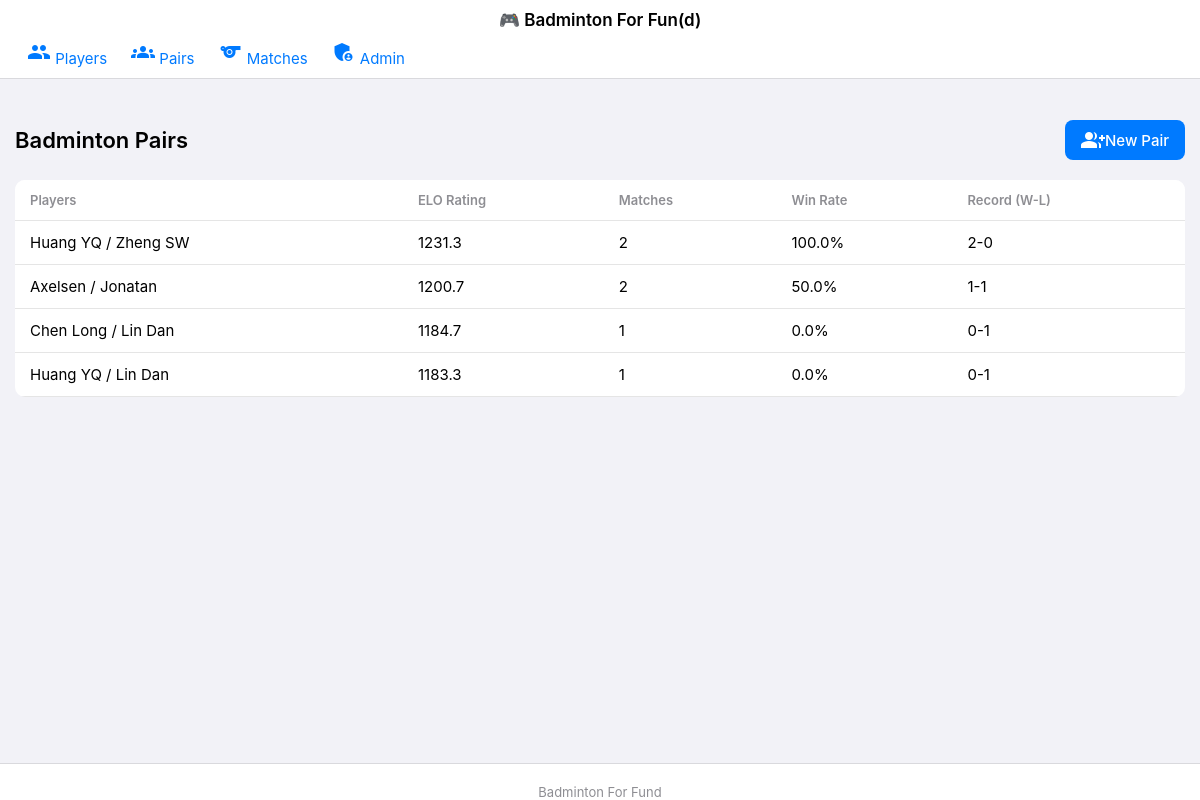
Screenshot of /pairs with the database file from the repository.
### app.py (models this page shows, shortened)
class Pair(db.Model):
    id = db.Column(db.Integer, primary_key=True)
    player1_id = db.Column(db.Integer, db.ForeignKey('player.id'), nullable=False)
    player2_id = db.Column(db.Integer, db.ForeignKey('player.id'), nullable=False)
    created_date = db.Column(db.DateTime, default=datetime.utcnow)
    elo_rating = db.Column(db.Float, default=1200.0)
    player1 = db.relationship('Player', foreign_keys=[player1_id])
    player2 = db.relationship('Player', foreign_keys=[player2_id])
    __table_args__ = (
        db.UniqueConstraint('player1_id', 'player2_id', name='unique_pair'),
    )

class Player(db.Model):
    id = db.Column(db.Integer, primary_key=True)
    name = db.Column(db.String(80), nullable=False, unique=True)
    sex = db.Column(db.Enum(Sex), nullable=False, default=Sex.U)
    join_date = db.Column(db.DateTime, default=datetime.utcnow)
    is_active = db.Column(db.Boolean, default=True)
    elo_rating = db.Column(db.Float, default=1200.0)

### app.py (the view)
@app.route('/pairs')
def pairs():
    try:
        pairs = Pair.query.all()
        for pair in pairs:
            wins = DoubleMatch.query.filter(
                DoubleMatch.winner_pair_id == pair.id
            ).count()
            total_matches = DoubleMatch.query.filter(
                (DoubleMatch.team1_pair_id == pair.id) |
                (DoubleMatch.team2_pair_id == pair.id)
            ).count()
            pair.wins = wins
            pair.losses = total_matches - wins
            pair.total_matches = total_matches
            pair.win_rate = (wins / total_matches * 100) if total_matches > 0 else -1
        pairs = sorted(pairs,
                      key=lambda x: (x.elo_rating,  # 首先按ELO排序
                                   x.win_rate if x.win_rate >= 0 else float('-inf'),
                                   -x.total_matches),
                      reverse=True)
        return render_template('pairs.html', pairs=pairs)
    except Exception as e:
        flash(f"Error loading pairs: {str(e)}")
        return render_template('pairs.html', pairs=[])

### templates/pairs.html (shortened to what this page needs)
{% extends "base.html" %}
{% block content %}
<div class="header">
    <h1>Badminton Pairs</h1>
    <a href="{{ url_for('add_pair') }}" class="btn-add">
        <span class="material-icons">group_add</span>
        New Pair
    </a>
</div>
{% if pairs %}
    <div class="table-container">
        <table class="table">
            <thead>
                <tr>
                    <th>Players</th>
                    <th>ELO Rating</th>
                    <th>Matches</th>
                    <th>Win Rate</th>
                    <th>Record (W-L)</th>
                </tr>
            </thead>
            <tbody>
                {% for pair in pairs %}
                <tr>
                    <td>{{ pair.player1.name }} / {{ pair.player2.name }}</td>
                    <td>{{ "%.1f"|format(pair.elo_rating) }}</td>
                    <td>{{ pair.total_matches }}</td>
                    <td>
                        {% if pair.win_rate >= 0 %}
                            {{ "%.1f"|format(pair.win_rate) }}%
                        {% else %}
                            N/A
                        {% endif %}
                    </td>
                    <td>{{ pair.wins }}-{{ pair.losses }}</td>
                </tr>
                {% endfor %}
            </tbody>
        </table>
    </div>
{% endif %}
{% endblock %}

### static/style.css (style rules this page uses)
:root { --primary-color: #007AFF; --success-color: #34C759; --danger-color: #FF3B30; --background-color: #F2F2F7; --card-background: #FFFFFF; --text-color: #000000; --text-secondary: #8E8E93; }
body { margin: 0; padding: 0; font-family: -apple-system, BlinkMacSystemFont, sans-serif; background: var(--background-color); color: var(--text-color); -webkit-font-smoothing: antialiased; }
.table-container { background: var(--card-background); border-radius: 10px; margin: 10px 0; overflow-x: auto; -webkit-overflow-scrolling: touch; }
table { width: 100%; border-collapse: collapse; }
th { background: var(--card-background); padding: 12px 15px; text-align: left; font-weight: 600; font-size: 13px; color: var(--text-secondary); border-bottom: 1px solid rgba(0,0,0,0.1); }
td { padding: 12px 15px; border-bottom: 1px solid rgba(0,0,0,0.1); font-size: 15px; }
.btn-add { background: var(--primary-color); color: white; padding: 8px 16px; border-radius: 8px; text-decoration: none; display: inline-flex; align-items: center; font-size: 15px; font-weight: 500; }
.header { display: flex; justify-content: space-between; align-items: center; margin-bottom: 20px; }
.header h1 { font-size: 22px; font-weight: 600; margin: 0; }

### rows the page displays
Pair: player1.name "Huang YQ", player2.name "Zheng SW", elo_rating "1231.3", total_matches "2", win_rate "100.0", wins "2", losses "0"
Pair: player1.name "Axelsen", player2.name "Jonatan", elo_rating "1200.7", total_matches "2", win_rate "50.0", wins "1", losses "1"
Pair: player1.name "Chen Long", player2.name "Lin Dan", elo_rating "1184.7", total_matches "1", win_rate "0.0", wins "0", losses "1"
Pair: player1.name "Huang YQ", player2.name "Lin Dan", elo_rating "1183.3", total_matches "1", win_rate "0.0", wins "0", losses "1"
